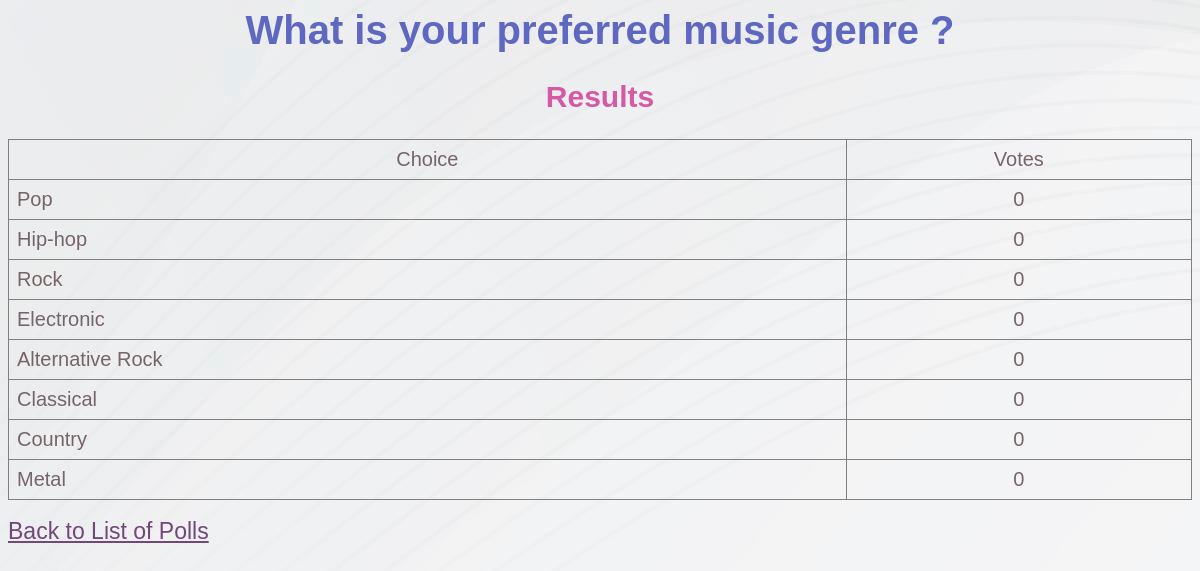
The page /polls/4/results/ on the database its author committed.
### polls/models.py (models this page shows, shortened)
class Question(models.Model):
    question_text = models.CharField(max_length=200)
    pub_date = models.DateTimeField('date published')
    end_date = models.DateTimeField('end date', null=True)

class Choice(models.Model):
    question = models.ForeignKey(Question, on_delete=models.CASCADE)
    choice_text = models.CharField(max_length=200)
    @property
    def votes(self):
        return Vote.objects.filter(choice=self).count()

### polls/views.py (the view)
# urls.py: path('<int:pk>/results/', views.ResultsView.as_view(), name='results'),
class ResultsView(generic.DetailView):
    model = Question
    template_name = 'polls/results.html'

### polls/templates/polls/results.html
{% load static %}
<link rel="stylesheet" href="{% static 'polls/style.css' %}">
<legend><h1>{{ question.question_text }}</h1></legend>
<h2>Results</h2>
<table border="1" cellpadding=8 cellspacing="2" width="100%">
    <td style="text-align:center">Choice</td>
    <td style="text-align:center">Votes</td>
    <tr>
        {% for choice in question.choice_set.all %}
    <td>{{ choice.choice_text }}</td>
    <td style="text-align:center">{{ choice.votes }}</td>
    </tr>
    {% endfor %}
</table><br>
<a href="{% url 'polls:index' %}">Back to List of Polls</a>

### polls/static/polls/style.css (style rules this page uses)
h1 { font-family: Helvetica, Arial, sans-serif; color: #5F68C0; text-align: center; font-size: 40px; }
h2 { font-family: Helvetica, Arial, sans-serif; color: #D559A4; text-align: center; font-size: 30px; }
a { font-family: Helvetica, Arial, sans-serif; font-size: 23px; color: #72487A; }
table, th, td { border-collapse: collapse; font-family: Helvetica, Arial, sans-serif; font-size: 20px; color: #776467; }

### rows shown on the page
Question: question_text "What is your preferred music genre ?"
Choice: choice_text "Pop", votes "0"
Choice: choice_text "Hip-hop", votes "0"
Choice: choice_text "Rock", votes "0"
Choice: choice_text "Electronic", votes "0"
Choice: choice_text "Alternative Rock", votes "0"
Choice: choice_text "Classical", votes "0"
Choice: choice_text "Country", votes "0"
Choice: choice_text "Metal", votes "0"
